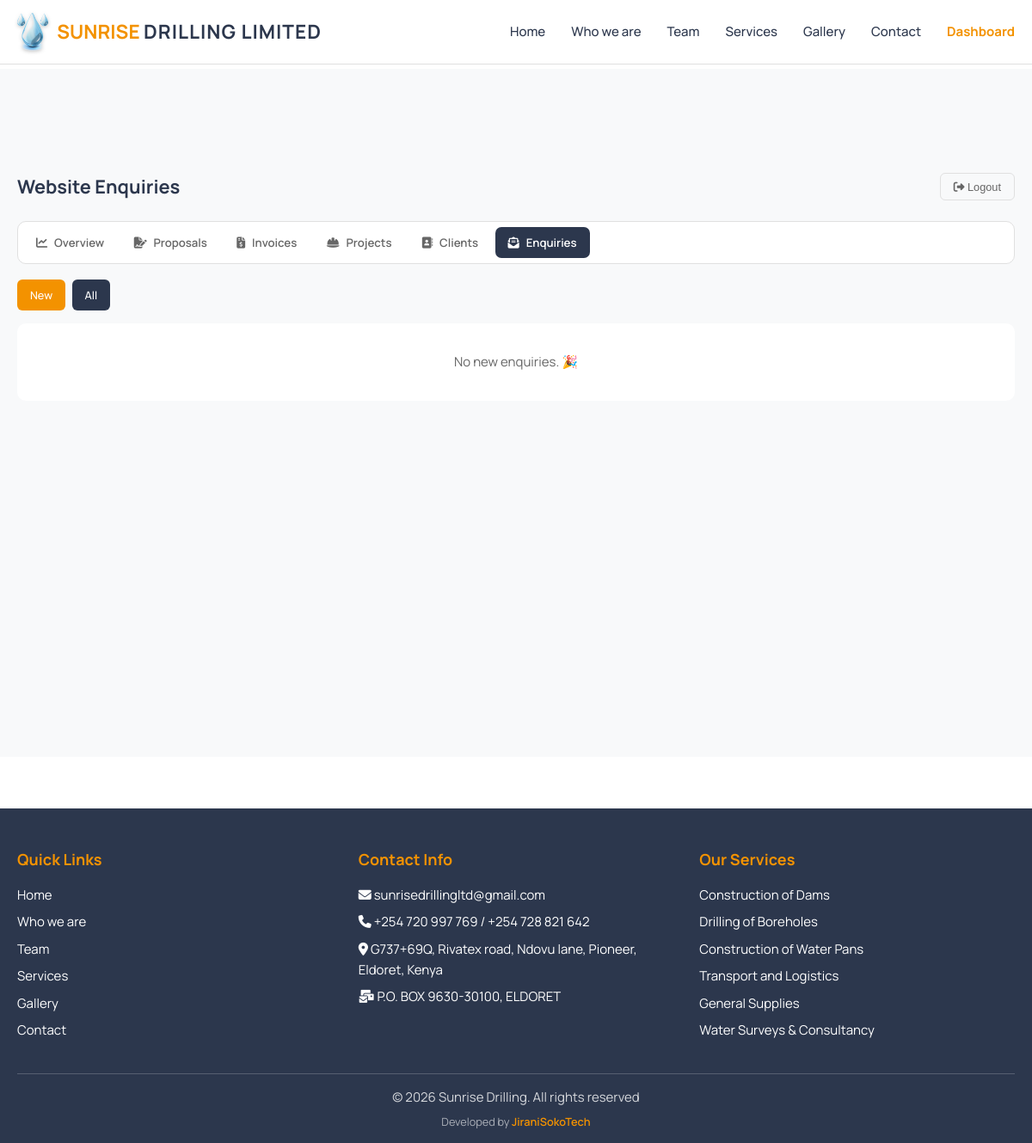
/dashboard/enquiries/ (signed in), run on the app's committed database.
### main/models.py (models this page shows, shortened)
class SingletonModel(models.Model):
    class Meta:
        abstract = True
    @classmethod
    def load(cls):
        obj, _ = cls.objects.get_or_create(pk=1)
        return obj

class SiteSettings(SingletonModel):
    email = models.EmailField(default="sunrisedrillingltd@gmail.com")
    phone_primary = models.CharField(max_length=30, default="+254 720 997 769")
    phone_secondary = models.CharField(max_length=30, blank=True, default="+254 728 821 642")
    physical_address = models.CharField(
        max_length=255, default="G737+69Q, Rivatex road, Ndovu lane, Pioneer, Eldoret, Kenya")
    postal_address = models.CharField(max_length=255, default="P.O. BOX 9630-30100, ELDORET")
    website = models.CharField(max_length=100, default="www.sunrisedrillingltd.com")
    business_hours = models.TextField(
        default=("Monday - Friday: 8:00 AM - 6:00 PM\nSaturday: 9:00 AM - 4:00 PM\n"
                 "Sunday: Emergency services only\nEmergency: 24/7 Available"),
        help_text="One line per entry; shown on the contact page")
    map_embed_url = models.TextField(
        blank=True, help_text="Google Maps embed URL for the contact page map")
    map_title = models.CharField(max_length=200, default="Sunrise Drilling Ltd Headquarters")
    map_address = models.TextField(
        default="G737+69Q, Rivatex road, Ndovu lane, Pioneer\nEldoret, Uasin Gishu County, Kenya")
    facebook_url = models.URLField(blank=True)
    instagram_url = models.URLField(blank=True)
    twitter_url = models.URLField(blank=True)
    tiktok_url = models.URLField(blank=True)
    copyright_text = models.CharField(max_length=200,
                                      default="Sunrise Drilling. All rights reserved")
    class Meta:
        verbose_name = "Site Settings"
        verbose_name_plural = "Site Settings"

class Service(models.Model):
    title = models.CharField(max_length=200)
    description = models.TextField()
    image = models.ImageField(upload_to='services/images/', blank=True, null=True)
    features = models.TextField(help_text="Enter features as a comma-separated list")
    primary_cta_text = models.CharField(max_length=50, default="Get Quote")
    primary_cta_url = models.CharField(max_length=200, default="main:contact")
    secondary_cta_text = models.CharField(max_length=50, default="View Projects")
    secondary_cta_url = models.CharField(max_length=200, default="main:gallery")
    order = models.PositiveIntegerField(default=0)
    class Meta:
        verbose_name = "Service"
        verbose_name_plural = "Services"
        ordering = ['order']

### business/views.py (the view)
# urls.py: path('enquiries/', views.enquiry_list, name='enquiry_list'),
@staff_member_required(login_url='business:login')
def enquiry_list(request):
    show = request.GET.get('show', 'new')
    qs = ContactSubmission.objects.all()
    if show == 'new':
        qs = qs.filter(is_processed=False)
    return render(request, 'business/enquiry_list.html', {
        'enquiries': qs[:100], 'show': show, 'active_tab': 'enquiries',
    })

### main/context_processors.py (called while the page is built)
def site_content(request):
    return {
        'site_settings': SiteSettings.load(),
        'footer_services': Service.objects.all()[:6],
    }

### templates/business/enquiry_list.html (shortened to what this page needs)
{% extends 'base.html' %}
{% load static %}
{% block extra_css %}
<link rel="stylesheet" href="{% static 'css/dashboard.css' %}">
{% endblock %}
{% block content %}
<section class="dash">
    <div class="container">
        {% include 'business/_dashnav.html' with page_title="Website Enquiries" %}
        <div class="dash-toolbar">
            <div class="dash-filter">
                <a href="{% url 'business:enquiry_list' %}?show=new" class="btn-admin {% if show == 'new' %}btn-new{% endif %}">New</a>
                <a href="{% url 'business:enquiry_list' %}?show=all" class="btn-admin {% if show == 'all' %}btn-new{% endif %}">All</a>
            </div>
        </div>
        {% for e in enquiries %}
        <div class="panel enquiry-card">
            <div class="enquiry-head">
                <div>
                    <strong>{{ e.name }}</strong> · <a href="mailto:{{ e.email }}">{{ e.email }}</a>
                    {% if e.phone %} · <a href="tel:{{ e.phone }}">{{ e.phone }}</a>{% endif %}
                    <span class="badge {% if e.is_processed %}badge-accepted{% else %}badge-sent{% endif %}">
                        {% if e.is_processed %}Handled{% else %}New{% endif %}</span>
                </div>
                <small>{{ e.inquiry_type|default:"General" }} · {{ e.submitted_at|date:"d M Y H:i" }}</small>
            </div>
            <p class="enquiry-msg">{{ e.message|linebreaksbr }}</p>
            <div class="row-actions">
                <a class="btn-admin" href="mailto:{{ e.email }}?subject=Re: your enquiry to Sunrise Drilling"><i class="fas fa-reply"></i> Reply by email</a>
                <form method="post" action="{% url 'business:enquiry_to_client' e.pk %}">
                    {% csrf_token %}
                    <button type="submit" class="btn-admin btn-ok"><i class="fas fa-user-plus"></i> Make client</button>
                </form>
                {% if not e.is_processed %}
                <form method="post" action="{% url 'business:enquiry_done' e.pk %}">
                    {% csrf_token %}
                    <button type="submit" class="btn-logout"><i class="fas fa-check"></i> Mark handled</button>
                </form>
                {% endif %}
            </div>
        </div>
        {% empty %}
        <div class="panel"><p class="empty">{% if show == 'new' %}No new enquiries. 🎉{% else %}No enquiries on record yet.{% endif %}</p></div>
        {% endfor %}
    </div>
</section>
{% endblock %}

### templates/base.html (shortened to what this page needs)
{% load static %}
<!DOCTYPE html>
<html lang="en">
<head>
    <link rel="stylesheet" href="https://cdnjs.cloudflare.com/ajax/libs/font-awesome/6.4.0/css/all.min.css">
    {% block extra_css %}{% endblock %}
</head>
<body>
    <header class="header">
        <div class="container">
            <div class="header-content">
                <a href="{% url 'main:home' %}" class="logo">
                    <img src="{% static 'images/logo-drop-sm.png' %}" alt="Sunrise Drilling Limited logo">
                    <span class="logo-text"><span class="logo-sunrise">SUNRISE</span> <span class="logo-rest">DRILLING LIMITED</span></span>
                </a>
                <nav>
                    <ul class="nav-menu" id="navMenu">
                        <li><a href="{% url 'main:home' %}">Home</a></li>
                        <li><a href="{% url 'main:about' %}">Who we are</a></li>
                        <li><a href="{% url 'main:team' %}">Team</a></li>
                        <li><a href="{% url 'main:services' %}">Services</a></li>
                        <li><a href="{% url 'main:gallery' %}">Gallery</a></li>
                        <li><a href="{% url 'main:contact' %}">Contact</a></li>
                        {% if user.is_staff %}
                        <li><a href="{% url 'business:dashboard' %}" style="color: var(--primary-orange); font-weight: 700;">Dashboard</a></li>
                        {% endif %}
                    </ul>
                </nav>
            </div>
        </div>
    </header>
    <main class="main-content">
        {% block content %}{% endblock %}
    </main>
    <footer class="footer">
        <div class="container">
            <div class="footer-content">
                <div class="footer-section">
                    <h3>Quick Links</h3>
                    <a href="{% url 'main:home' %}">Home</a>
                    <a href="{% url 'main:about' %}">Who we are</a>
                    <a href="{% url 'main:team' %}">Team</a>
                    <a href="{% url 'main:services' %}">Services</a>
                    <a href="{% url 'main:gallery' %}">Gallery</a>
                    <a href="{% url 'main:contact' %}">Contact</a>
                </div>
                <div class="footer-section">
                    <h3>Contact Info</h3>
                    <p><i class="fas fa-envelope"></i> {{ site_settings.email }}</p>
                    <p><i class="fas fa-phone"></i> {{ site_settings.phone_primary }}{% if site_settings.phone_secondary %} / {{ site_settings.phone_secondary }}{% endif %}</p>
                    <p><i class="fas fa-map-marker-alt"></i> {{ site_settings.physical_address }}</p>
                    <p><i class="fas fa-mail-bulk"></i> {{ site_settings.postal_address }}</p>
                </div>
                <div class="footer-section">
                    <h3>Our Services</h3>
                    {% for service in footer_services %}
                    <p>{{ service.title }}</p>
                    {% endfor %}
                </div>
            </div>
            <div class="footer-bottom">
                <p>&copy; {% now "Y" %} {{ site_settings.copyright_text }}</p>
                <p class="footer-credit">Developed by
                    <a href="https://jiranisokotech.co.ke" target="_blank" rel="noopener">JiraniSokoTech</a>
                </p>
            </div>
        </div>
    </footer>
</body>
</html>

### static/css/dashboard.css (style rules this page uses)
.dash { padding: 120px 0 60px; background: var(--light-gray); min-height: 100vh; }
.btn-admin { background: var(--brand-navy); color: var(--white); padding: 0.5rem 1rem; border-radius: 6px; text-decoration: none; font-size: 0.85rem; font-weight: 500; }
.panel { background: var(--white); border-radius: 10px; padding: 1.2rem 1.4rem; box-shadow: var(--shadow); overflow-x: auto; }
.panel .empty { color: var(--text-light); text-align: center; padding: 1rem; }
.dash-toolbar { display: flex; justify-content: space-between; align-items: center; flex-wrap: wrap; gap: 0.8rem; margin-bottom: 1rem; }
.dash-filter { display: flex; gap: 0.5rem; flex-wrap: wrap; align-items: center; }
.btn-new { background: var(--primary-orange); }

### templates/base.html (style rules this page uses)
:root { --primary-blue: #009FE3; --primary-orange: #F39200; --brand-navy: #2C374D; --brand-blue-deep: #0077B6; --text-dark: #1a1a1a; --text-light: #666666; --white: #ffffff; --light-gray: #f8f9fa; --border-color: #e0e0e0; }
* { margin: 0; padding: 0; box-sizing: border-box; }
html { font-size: 15px; }
body { font-family: 'Manrope', sans-serif; line-height: 1.6; color: var(--text-dark); background-color: var(--white); }
.container { max-width: 1200px; margin: 0 auto; padding: 0 20px; }
.header { background: var(--white); border-bottom: 1px solid var(--border-color); padding: 1rem 0; position: fixed; top: 0; left: 0; right: 0; z-index: 1000; }
.header-content { display: flex; justify-content: space-between; align-items: center; }
.logo { display: flex; align-items: center; color: var(--brand-navy); text-decoration: none; font-weight: 700; font-size: 1.5rem; }
.logo img { height: 44px; width: auto; margin-right: 10px; filter: drop-shadow(0 1px 2px rgba(0,0,0,0.25)); }
.logo-sunrise { color: var(--primary-orange); }
.logo-rest { color: var(--brand-navy); font-weight: 700; letter-spacing: 1px; }
.nav-menu { display: flex; list-style: none; gap: 2rem; }
.nav-menu a { color: var(--brand-navy); text-decoration: none; font-weight: 500; transition: color 0.3s ease; position: relative; }
.nav-menu a::after { content: ''; position: absolute; bottom: -5px; left: 0; width: 0; height: 2px; background: var(--primary-orange); transition: width 0.3s ease; }
.main-content { margin-top: 80px; min-height: calc(100vh - 80px); }
.footer { background: var(--brand-navy); color: var(--white); padding: 3rem 0 1rem; margin-top: 4rem; }
.footer-content { display: grid; grid-template-columns: repeat(auto-fit, minmax(250px, 1fr)); gap: 2rem; margin-bottom: 2rem; }
.footer-section h3 { color: var(--primary-orange); margin-bottom: 1rem; font-size: 1.2rem; }
.footer-section p, .footer-section a { color: var(--white); text-decoration: none; margin-bottom: 0.5rem; display: block; transition: color 0.3s ease; }
.footer-bottom { border-top: 1px solid rgba(255,255,255,0.2); padding-top: 1rem; text-align: center; color: rgba(255,255,255,0.8); }
.footer-credit { margin-top: 0.4rem; font-size: 0.85rem; color: rgba(255,255,255,0.6); }
.footer-credit a { color: var(--primary-orange); text-decoration: none; font-weight: 600; }

### data on the page
SiteSettings: email "sunrisedrillingltd@gmail.com", phone_primary "+254 720 997 769", phone_secondary "+254 728 821 642", physical_address "G737+69Q, Rivatex road, Ndovu lane, Pioneer, Eldoret, Kenya", postal_address "P.O. BOX 9630-30100, ELDORET", copyright_text "Sunrise Drilling. All rights reserved"
Service: title "Construction of Dams"
Service: title "Drilling of Boreholes"
Service: title "Construction of Water Pans"
Service: title "Transport and Logistics"
Service: title "General Supplies"
Service: title "Water Surveys & Consultancy"

### other printed values
{{ page_title|default:"Staff Dashboard" }} "Website Enquiries"
